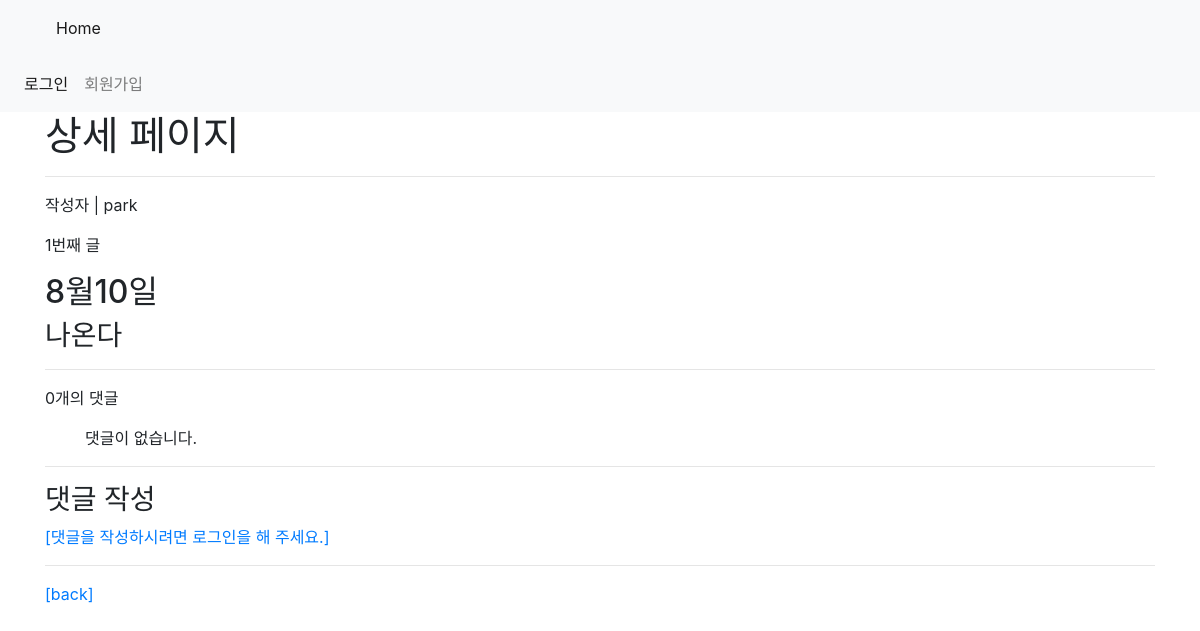
/articles/1/, run on the app's committed database.
### articles/models.py (models this page shows, shortened)
class Article(models.Model):
    title = models.CharField(max_length=150)
    content = models.TextField()
    image = models.ImageField(blank=True, upload_to=articles_image_path)
    image_thumbnail = ImageSpecField(
        source='image',
        processors=[Thumbnail(200, 300)],
        format='JPEG',
        options={'quality':90}
    )
    created_at = models.DateTimeField(auto_now_add=True)
    updated_at = models.DateTimeField(auto_now=True)
    user = models.ForeignKey(settings.AUTH_USER_MODEL, on_delete=models.CASCADE)
    like_users = models.ManyToManyField(
        settings.AUTH_USER_MODEL,
        related_name='like_articles',
        blank=True
    )
    recommend_users = models.ManyToManyField(
        settings.AUTH_USER_MODEL,
        related_name='recomment_articles',
        blank=True
    )

### accounts/models.py (models this page shows)
class User(AbstractUser):
    followers = models.ManyToManyField(
        settings.AUTH_USER_MODEL,
        related_name="followings",
        blank=True
    )

### articles/views.py (the view)
# urls.py: path('<int:article_pk>/',views.detail,name="detail"),
def detail(request,article_pk):
    article = get_object_or_404(Article, pk=article_pk)
    comment_form = CommentForm()
    comments = article.comment_set.all()
    context = {
        'article': article,
        'comment_form': comment_form,
        'comments': comments
    }
    return render(request,'articles/detail.html', context)

### articles/templates/articles/detail.html (shortened to what this page needs)
{% extends 'base.html' %}
{% block body %}
<h1>상세 페이지</h1>
<hr>
<p>작성자 | {{ article.user.username }}</p>
<p>{{ article.pk }}번째 글</p>
<h2>{{ article.title }}</h2>
<h3>{{ article.content }}</h3>
<hr>
<p>{{ comments|length }}개의 댓글</p>
<ul>
  {% for comment in comments %}
    <li>
      {{ comment.user.username }}
      {{ comment.content }}
    </li>
    {% if request.user == comment.user %}
      <form action="{% url 'articles:comment_delete' article.pk comment.pk %}" method="POST">
        {% csrf_token %}
        <input type="submit" value="댓글 삭제">
      </form>
    {% endif %}
  {% empty %}
    <p>댓글이 없습니다.</p>
  {% endfor %}
</ul>
<hr>
<h3>댓글 작성</h3>
{% if user.is_authenticated %}
  <form action="{% url 'articles:comment_create' article.pk %}" method="POST">
    {% csrf_token %}
    {{ comment_form }}
    <input type="submit" value="댓글생성">
  </form>
{% else %}
  <a href="{% url 'accounts:login' %}">[댓글을 작성하시려면 로그인을 해 주세요.]</a>
{% endif %}
<hr>
{% if request.user == article.user %}
  <a href="{% url 'articles:index' %}">[back]</a>
  <a href="{% url 'articles:update' article.pk %}">[UPDATE]</a>
  <form action="{% url 'articles:delete' article.pk %}" method="POST">
    {% csrf_token %}
    <input type="submit" value="DELETE" class="btn btn-primary">
  </form>
{% else %}
  <a href="{% url 'articles:index' %}">[back]</a>
{% endif %}
{% endblock %}

### data on the page
Article: user.username "park", pk "1", title "8월10일", content "나온다"

### other printed values
{{ comments|length }} "0"
